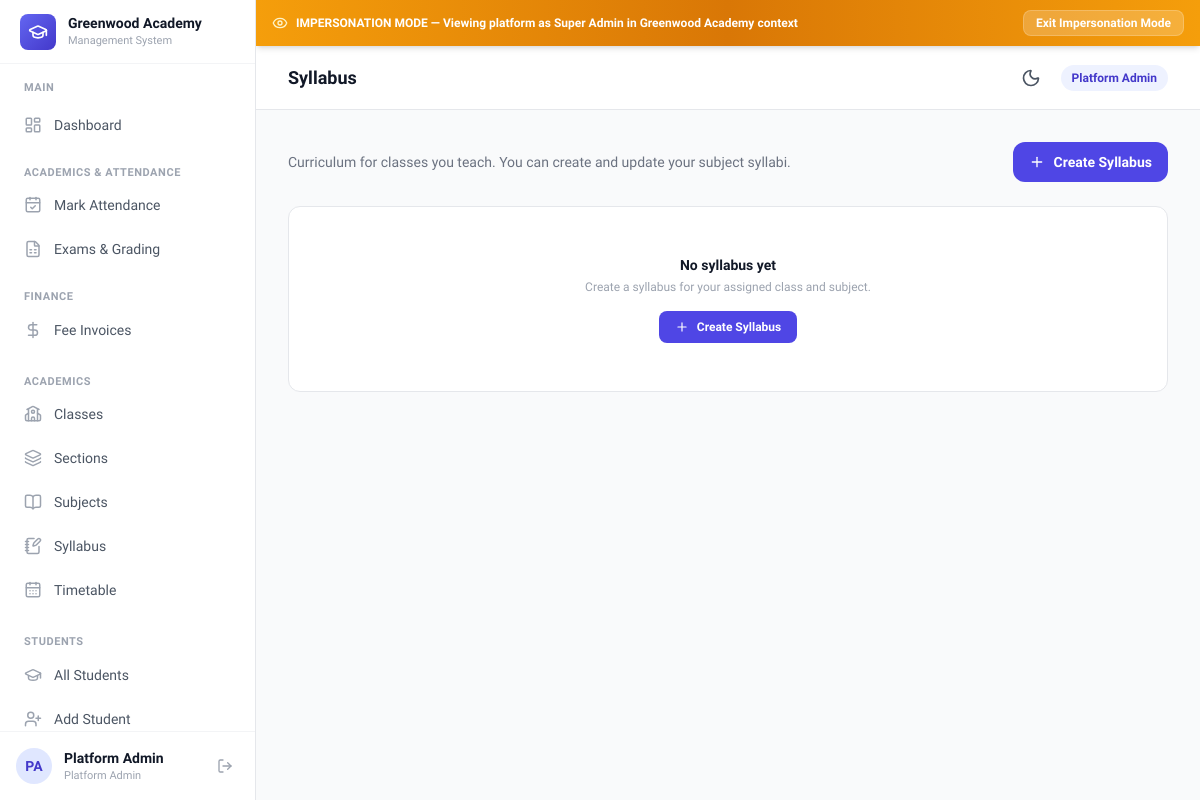
Before: /teacher/syllabus/ (signed in) with the older database file.
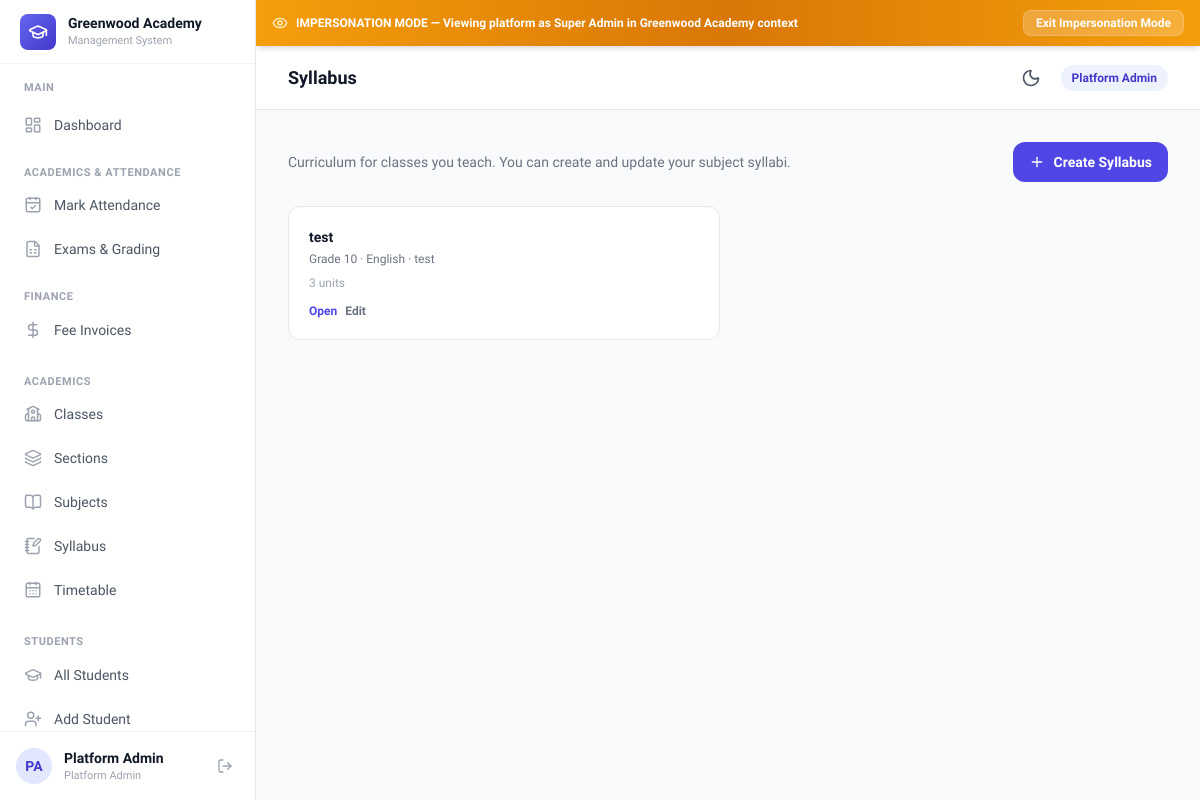
After: the same page with the newer database file.
### core/models.py (models this page shows, shortened)
class TenantModel(models.Model):
    school = models.ForeignKey(
        School,
        on_delete=models.CASCADE,
        related_name='%(class)s_set',
    )
    objects = TenantManager()
    unscoped = UnscopedManager()
    class Meta:
        abstract = True

class Syllabus(TenantModel):
    classroom = models.ForeignKey(
        ClassRoom,
        on_delete=models.CASCADE,
        related_name='syllabi',
    )
    subject = models.ForeignKey(
        Subject,
        on_delete=models.CASCADE,
        related_name='syllabi',
    )
    title = models.CharField(max_length=200)
    academic_year = models.CharField(max_length=20, blank=True)
    description = models.TextField(blank=True)
    created_at = models.DateTimeField(auto_now_add=True)
    class Meta:
        ordering = ['classroom__name', 'subject__name', 'title']
        verbose_name_plural = 'syllabi'
        unique_together = ['school', 'classroom', 'subject', 'academic_year']

class ClassRoom(TenantModel):
    name = models.CharField(max_length=200)
    code = models.CharField(max_length=50)
    class Meta:
        ordering = ['name']
        unique_together = ['school', 'code']

class Subject(TenantModel):
    name = models.CharField(max_length=200)
    code = models.CharField(max_length=50)
    class Meta:
        ordering = ['name']
        unique_together = ['school', 'code']

### core/views.py (the view)
# urls.py: path('teacher/syllabus/', views.teacher_syllabus_list, name='teacher_syllabus_list'),
@teacher_required
def teacher_syllabus_list(request):
    classrooms, subjects = get_teacher_syllabus_options(request.user)
    syllabi = Syllabus.objects.filter(
        classroom__in=classrooms,
    ).select_related('classroom', 'subject').prefetch_related('units')
    if request.user.primary_role == 'teacher' and not request.user.is_superuser:
        subject_ids = list(subjects.values_list('id', flat=True))
        if subject_ids:
            syllabi = syllabi.filter(subject_id__in=subject_ids)
    return render(request, 'core/teacher_syllabus_list.html', {
        'syllabi': syllabi.distinct(),
        'can_create': classrooms.exists() and subjects.exists(),
    })

### core/managers.py (called while the page is built)
def set_current_school(school):
    _thread_locals.current_school = school

def get_current_school():
    return getattr(_thread_locals, 'current_school', None)

def clear_current_school():
    _thread_locals.current_school = None

    def get_queryset(self):
        qs = TenantQuerySet(self.model, using=self._db)
        current_school = get_current_school()
        if current_school is not None:
            qs = qs.filter(school=current_school)
        return qs

### core/models.py (called while the page is built)
    @property
    def currency_symbol(self):
        return CURRENCY_SYMBOLS.get(self.currency, self.currency)

    @property
    def theme_palette(self):
        return THEME_PALETTES.get(self.theme_color, THEME_PALETTES[ThemeColorChoices.INDIGO])

    @property
    def is_school_admin(self):
        return self.primary_role == PrimaryRoleChoices.SCHOOL_ADMIN

    @property
    def role_display(self):
        if self.is_superuser:
            return 'Platform Admin'
        return self.get_primary_role_display()

### templates/core/teacher_syllabus_list.html (shortened to what this page needs)
{% extends "base.html" %}
{% block page_title %}Syllabus{% endblock %}
{% block content %}
<div class="space-y-6">
    <div class="flex flex-col sm:flex-row sm:items-center sm:justify-between gap-4">
        <p class="text-sm text-gray-500">Curriculum for classes you teach. You can create and update your subject syllabi.</p>
        {% if can_create %}
        <a href="{% url 'core:teacher_syllabus_create' %}" class="inline-flex items-center gap-2 px-4 py-2.5 rounded-xl bg-primary-600 text-white text-sm font-semibold hover:bg-primary-700">
            <i data-lucide="plus" class="w-4 h-4"></i>
            Create Syllabus
        </a>
        {% endif %}
    </div>
    <div class="grid grid-cols-1 lg:grid-cols-2 gap-4">
        {% for syllabus in syllabi %}
        <div class="bg-white rounded-xl border border-gray-200 p-5 hover:shadow-md transition-shadow">
            <a href="{% url 'core:teacher_syllabus_detail' syllabus.pk %}" class="block">
                <h4 class="text-sm font-bold text-gray-900">{{ syllabus.title }}</h4>
                <p class="text-xs text-gray-500 mt-1">
                    {{ syllabus.classroom.name }} · {{ syllabus.subject.name }}
                    {% if syllabus.academic_year %} · {{ syllabus.academic_year }}{% endif %}
                </p>
                <p class="text-xs text-gray-400 mt-2">{{ syllabus.units.count }} unit{{ syllabus.units.count|pluralize }}</p>
            </a>
            <div class="mt-3 flex gap-2">
                <a href="{% url 'core:teacher_syllabus_detail' syllabus.pk %}" class="text-xs font-semibold text-primary-600 hover:text-primary-700">Open</a>
                <a href="{% url 'core:teacher_syllabus_edit' syllabus.pk %}" class="text-xs font-semibold text-gray-500 hover:text-gray-700">Edit</a>
            </div>
        </div>
        {% empty %}
        <div class="col-span-full bg-white rounded-xl border border-gray-200 p-12 text-center">
            <p class="text-sm font-semibold text-gray-900 mb-1">No syllabus yet</p>
            <p class="text-xs text-gray-400 mb-4">Create a syllabus for your assigned class and subject.</p>
            {% if can_create %}
            <a href="{% url 'core:teacher_syllabus_create' %}" class="inline-flex items-center gap-2 px-4 py-2 rounded-lg bg-primary-600 text-white text-xs font-semibold hover:bg-primary-700">
                <i data-lucide="plus" class="w-3.5 h-3.5"></i> Create Syllabus
            </a>
            {% else %}
            <p class="text-xs text-amber-600">Ask your school admin to assign you on the timetable first.</p>
            {% endif %}
        </div>
        {% endfor %}
    </div>
</div>
{% endblock %}

Changed rows visible on the page:
added Syllabus: title "test", classroom.name "Grade 10", subject.name "English", academic_year "test", units.count "3"
Other visible differences:
text no longer shown: "No syllabus yet Create a syllabus for your assigned class and subject. Create Syllabus"
